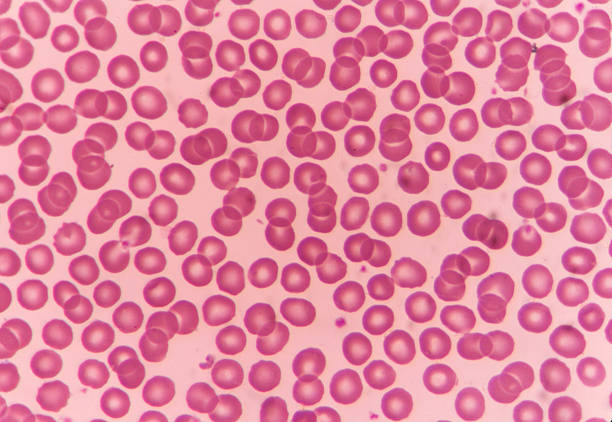
#> input picture 506047-walid-syaadan-s/sample-1.jpg, 612 x 422 px
$ jupyter execute segment.ipynb
#> lines starting #> are read from the running program, lines starting #| are printed output that depends on the picture; after the words box and inside, x2 and y2 are one past the last pixel; in counts of white or black regions, pixels touching at a corner belong together
[cell 1]
from scipy import ndimage
import numpy as np
import cv2
import matplotlib.pyplot as plt
from skimage.segmentation import watershed
from skimage.feature import peak_local_max

# load gambar
imported_pic = "sample-1.jpg"
# imported_pic = "sample-2.png"

# fungsi preview
def plot_image(title, image, cmap):
    plt.figure(figsize=(8, 6))
    plt.title(title)
    plt.imshow(image, cmap=cmap)
    plt.axis('off')
    plt.show()

# baca dengan opencv-python
image = cv2.imread(imported_pic)
#> image is the input picture: shape (422, 612, 3); mean B, G, R 157.2, 130.8, 225.3
image = cv2.cvtColor(image, cv2.COLOR_BGR2RGB)  # Convert to RGB for display
plot_image('Original', image, None)

# grayscale & gaussian blur
gray = cv2.cvtColor(image, cv2.COLOR_RGB2GRAY)
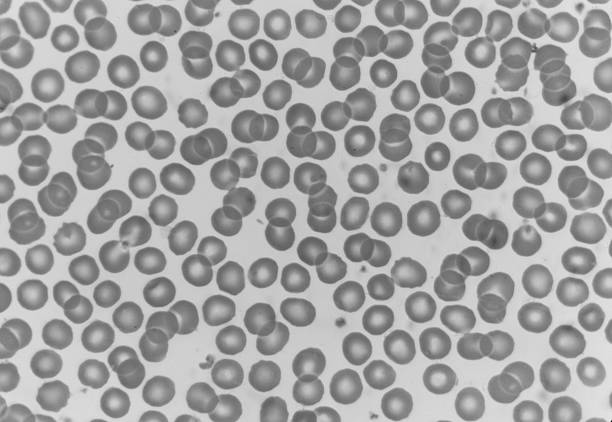
#> gray: shape (422, 612); min 18, max 241, mean 162.1
blurred = cv2.GaussianBlur(gray, (11, 11), 0)
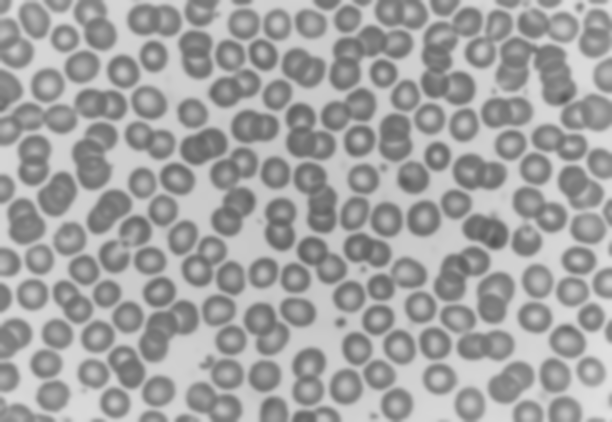
#> blurred: shape (422, 612); min 84, max 225, mean 162.1
plot_image('Grayscale + Blur', blurred, 'gray')

# Thresholding (Metode Otsu)
_, threshholded = cv2.threshold(blurred, 0, 255, cv2.THRESH_BINARY_INV + cv2.THRESH_OTSU)
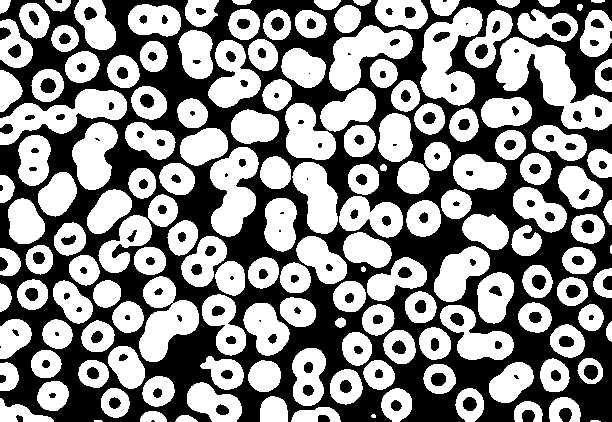
#> threshholded: shape (422, 612); 54.6% white; 156 black regions (22 under 20 px), largest, box (x1, y1, x2, y2) and area: (0, 0, 612, 422) 106679, (552, 21, 571, 36) 217, (40, 78, 56, 93) 180
plot_image('Thresholded (Otsu)', threshholded, 'gray')

# operasi Morfologi
kernel = np.ones((3, 3), np.uint8)
opening = cv2.morphologyEx(threshholded, cv2.MORPH_OPEN, kernel, iterations=2)
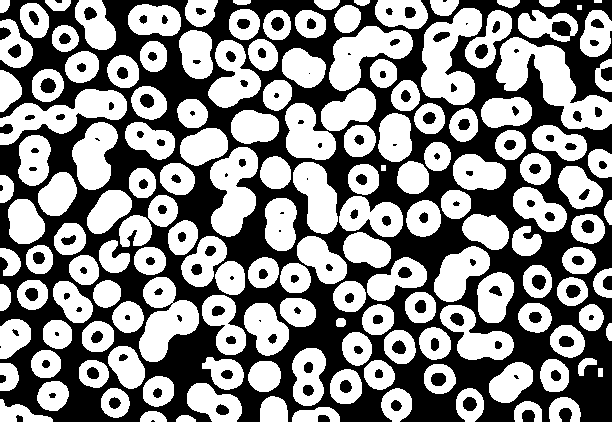
#> opening: shape (422, 612); 54.3% white; 151 black regions (21 under 20 px), largest, box (x1, y1, x2, y2) and area: (0, 0, 612, 422) 108029, (40, 78, 56, 93) 180, (431, 373, 446, 386) 163
plot_image('Morfologi', opening, 'gray')

# Distance + Watershed
dist_transform = cv2.distanceTransform(opening, cv2.DIST_L2, 5)
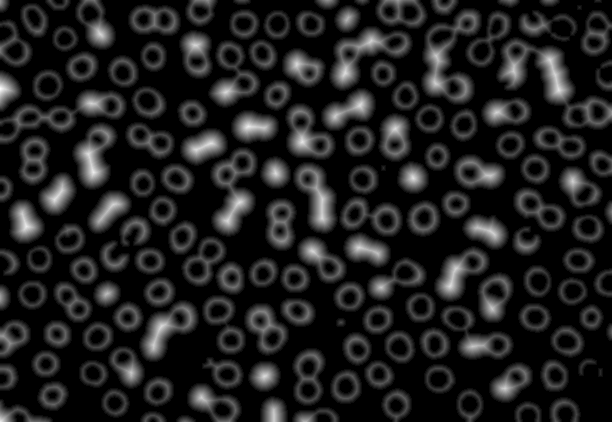
#> dist_transform: shape (422, 612) float32; min 0, max 17.98, mean 2.25; drawn with min black and max white
local_max = peak_local_max(dist_transform, min_distance=20, labels=opening)
#> local_max = 112 pairs, first value 20 to 397, second value 20 to 591
mask = np.zeros(dist_transform.shape, dtype=bool)
mask[tuple(local_max.T)] = True
markers, _ = ndimage.label(mask)
marking = watershed(-dist_transform, markers, mask=opening)
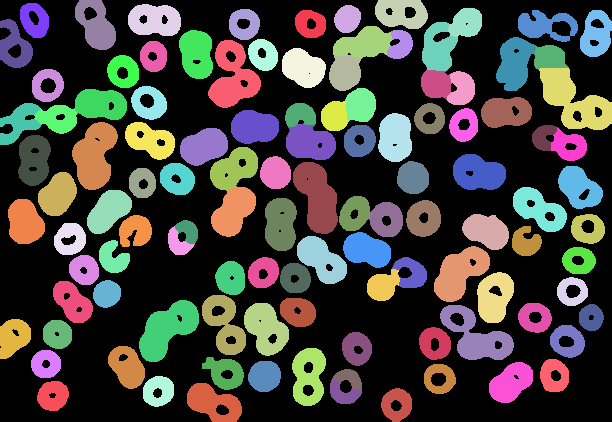
#> marking: shape (422, 612) int32; 113 distinct labels, from 0 to 112; one colour per label, 0 black

# plot Hasil & jumlah cell
plot_image('Segmentasi Watershed', marking, 'jet')
total_cell = len(np.unique(marking)) - 1
#> total_cell = 112
print(f"Total sel darah: {total_cell}")
#| Total sel darah: 112

# gambar garis batas
contours = []
for label in np.unique(marking):
    if label == 0:
        continue
    mask = np.zeros(gray.shape, dtype="uint8")
    mask[marking == label] = 255
    cnts, _ = cv2.findContours(mask, cv2.RETR_EXTERNAL, cv2.CHAIN_APPROX_SIMPLE)
    contours.extend(cnts)
#> this loop made 113 passes
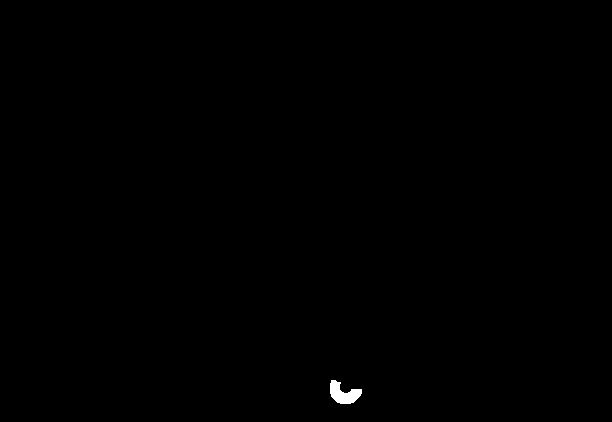
#> mask: shape (422, 612); 0.17% white; 1 white region
#> after the loop, contours = 112 contours; largest, box (x1, y1, x2, y2) and area: (539, 68, 612, 130) 2417, (440, 305, 514, 360) 2038, (139, 300, 199, 362) 2036, (208, 40, 261, 108) 2020, (293, 162, 338, 234) 2008

output = image.copy()
cv2.drawContours(output, contours, -1, (0,0,0), 2)
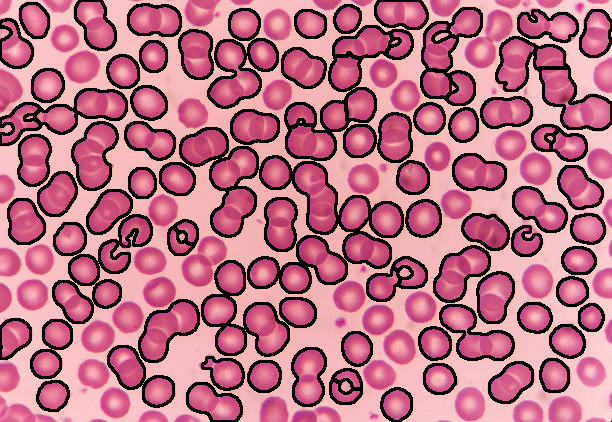
#> output: shape (422, 612, 3); mean R, G, B 186.2, 109.8, 130.3

plot_image(f"Total: {total_cell}", output, None)
